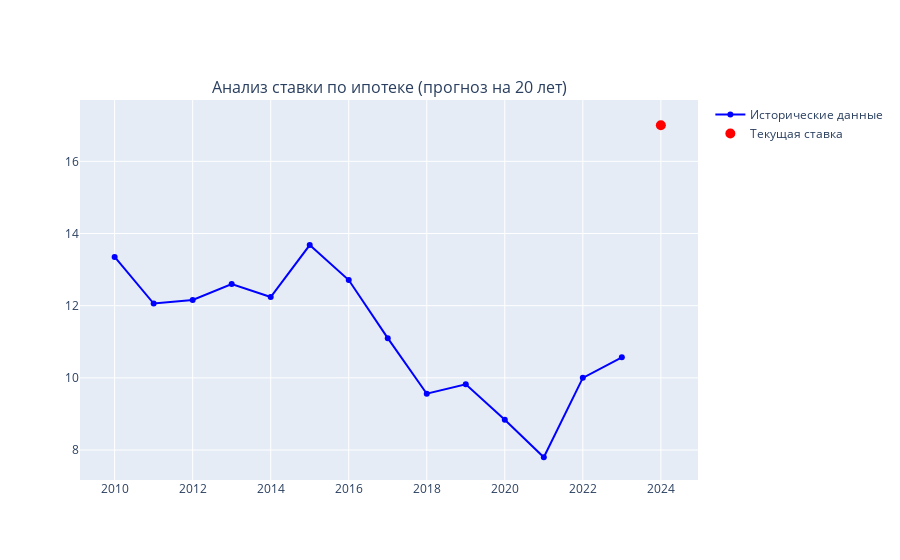

Notebook code for this chart:
### Code cell
fig = make_subplots(rows=1, cols=1, subplot_titles=['Анализ ставки по ипотеке (прогноз на 20 лет)'])
fig.add_trace(go.Scatter(x=years, y=mortgage_rates, mode='lines+markers', name='Исторические данные', line=dict(color='blue')))
fig.add_trace(go.Scatter(x=[current_year], y=[current_mortgage_rate], mode='markers', name='Текущая ставка', marker=dict(size=10, color='red')))

### Figure 1 — Plotly figure (JSON) as saved in the notebook; plotly's stock layout.template omitted (floating-point values rounded to 4 significant figures)
{"data": [{"line": {"color": "blue"}, "mode": "lines+markers", "name": "Исторические данные", "type": "scatter", "x": [2010, 2011, 2012, 2013, 2014, 2015, 2016, 2017, 2018, 2019, 2020, 2021, 2022, 2023], "y": [13.35, 12.06, 12.16, 12.6, 12.24, 13.68, 12.71, 11.1, 9.56, 9.82, 8.84, 7.8, 10, 10.57]}, {"marker": {"color": "red", "size": 10}, "mode": "markers", "name": "Текущая ставка", "type": "scatter", "x": [2024], "y": [17]}], "layout": {"annotations": [{"font": {"size": 16}, "showarrow": false, "text": "Анализ ставки по ипотеке (прогноз на 20 лет)", "x": 0.5, "xanchor": "center", "xref": "paper", "y": 1, "yanchor": "bottom", "yref": "paper"}], "xaxis": {"anchor": "y", "domain": [0, 1]}, "yaxis": {"anchor": "x", "domain": [0, 1]}}}
